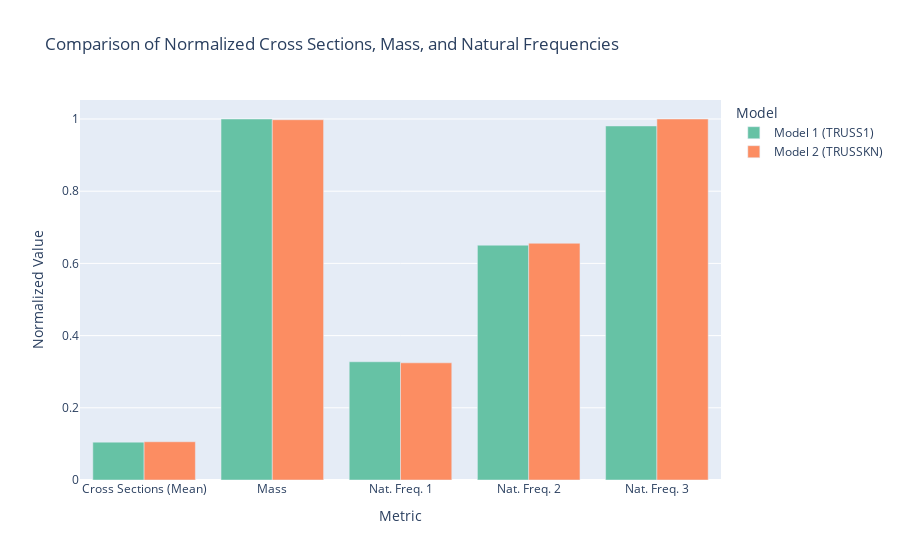

Write notebook code for a chart like this one.
### Markdown cell above
### <strong> 4.2 | Comparing benchmarks </strong>

### Code cell
max_cross_sections = max(np.max(TR_cs), np.max(KN_cs))
normalized_cross_sections_model1 = TR_cs / max_cross_sections
normalized_cross_sections_model2 = KN_cs / max_cross_sections

max_mass = max(TR_m, KN_m)
normalized_mass_model1 = TR_m / max_mass
normalized_mass_model2 = KN_m / max_mass

max_nat_freq = max(np.max(NFTR), np.max(NFK))
normalized_nat_freq_model1 = np.array(NFTR) / max_nat_freq
normalized_nat_freq_model2 = np.array(NFK) / max_nat_freq
# ------------------------------------ VIS ----------------------------------- #
data = {
    "Metric": ["Cross Sections (Mean)", "Mass", "Nat. Freq. 1", "Nat. Freq. 2", "Nat. Freq. 3"],
    "Model 1 (TRUSS1)": [np.mean(normalized_cross_sections_model1), normalized_mass_model1] + normalized_nat_freq_model1.tolist(),
    "Model 2 (TRUSSKN)": [np.mean(normalized_cross_sections_model2), normalized_mass_model2] + normalized_nat_freq_model2.tolist()
}
df = pd.DataFrame(data)

# Create a grouped bar chart for normalized cross sections, mass, and natural frequencies using plotly
barplot = px.bar(
    df,
    x='Metric',
    y=["Model 1 (TRUSS1)", "Model 2 (TRUSSKN)"],
    barmode='group',
    title='Comparison of Normalized Cross Sections, Mass, and Natural Frequencies',
    labels={'Metric': 'Metric', 'value': 'Normalized Value', 'variable': 'Model'},
    color_discrete_sequence=px.colors.qualitative.Set2  # Soft color palette
)
barplot.show()

### Figure 1 — Plotly figure (JSON) as saved in the notebook; plotly's stock layout.template omitted (floating-point values rounded to 4 significant figures)
{"data": [{"alignmentgroup": "True", "hovertemplate": "Model=Model 1 (TRUSS1)<br>Metric=%{x}<br>Normalized Value=%{y}<extra></extra>", "legendgroup": "Model 1 (TRUSS1)", "marker": {"color": "rgb(102,194,165)", "pattern": {"shape": ""}}, "name": "Model 1 (TRUSS1)", "offsetgroup": "Model 1 (TRUSS1)", "orientation": "v", "showlegend": true, "textposition": "auto", "type": "bar", "x": ["Cross Sections (Mean)", "Mass", "Nat. Freq. 1", "Nat. Freq. 2", "Nat. Freq. 3"], "xaxis": "x", "y": [0.1049, 1, 0.3275, 0.6504, 0.9807], "yaxis": "y"}, {"alignmentgroup": "True", "hovertemplate": "Model=Model 2 (TRUSSKN)<br>Metric=%{x}<br>Normalized Value=%{y}<extra></extra>", "legendgroup": "Model 2 (TRUSSKN)", "marker": {"color": "rgb(252,141,98)", "pattern": {"shape": ""}}, "name": "Model 2 (TRUSSKN)", "offsetgroup": "Model 2 (TRUSSKN)", "orientation": "v", "showlegend": true, "textposition": "auto", "type": "bar", "x": ["Cross Sections (Mean)", "Mass", "Nat. Freq. 1", "Nat. Freq. 2", "Nat. Freq. 3"], "xaxis": "x", "y": [0.106, 0.998, 0.3246, 0.6557, 1], "yaxis": "y"}], "layout": {"barmode": "group", "legend": {"title": {"text": "Model"}, "tracegroupgap": 0}, "title": {"text": "Comparison of Normalized Cross Sections, Mass, and Natural Frequencies"}, "xaxis": {"anchor": "y", "domain": [0, 1], "title": {"text": "Metric"}}, "yaxis": {"anchor": "x", "domain": [0, 1], "title": {"text": "Normalized Value"}}}}
